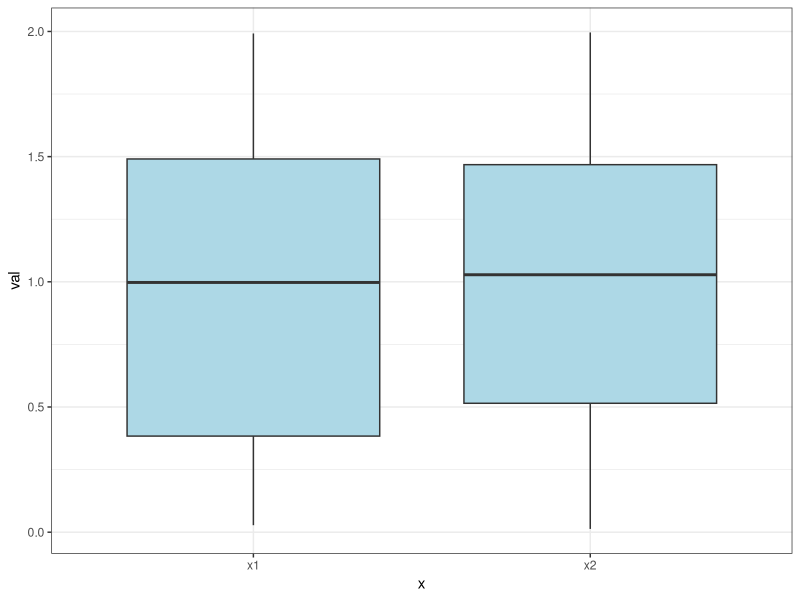
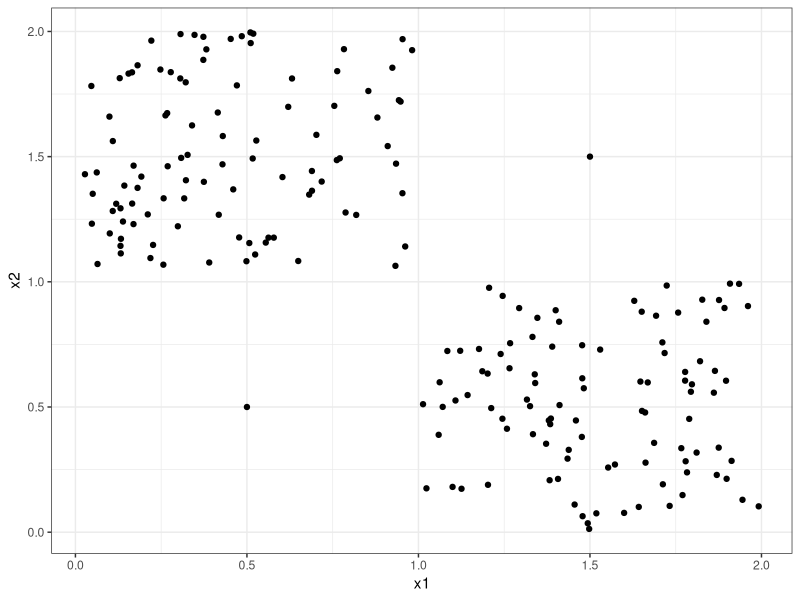

Generate these figures, in order, with R:
# How many outliers quiz ----
library(tidyverse)

set.seed(0)
outlier_tib <- tibble(x1 = runif(100, 1, 2), x2 = runif(100, 0, 1)) %>% 
  bind_rows(tibble(x1 = runif(100, 0, 1), x2 = runif(100, 1, 2))) %>% 
  bind_rows(tibble(x1 = c(0.5, 1.5), x2 = c(0.5, 1.5))) 
  

ggplot(outlier_tib %>% 
         gather(x, val), 
       aes(y = val, x = x)) + 
  geom_boxplot(fill = "lightblue") + theme_bw()


ggplot(outlier_tib, aes(x = x1, y = x2)) + 
  geom_point() + 
  theme_bw()
